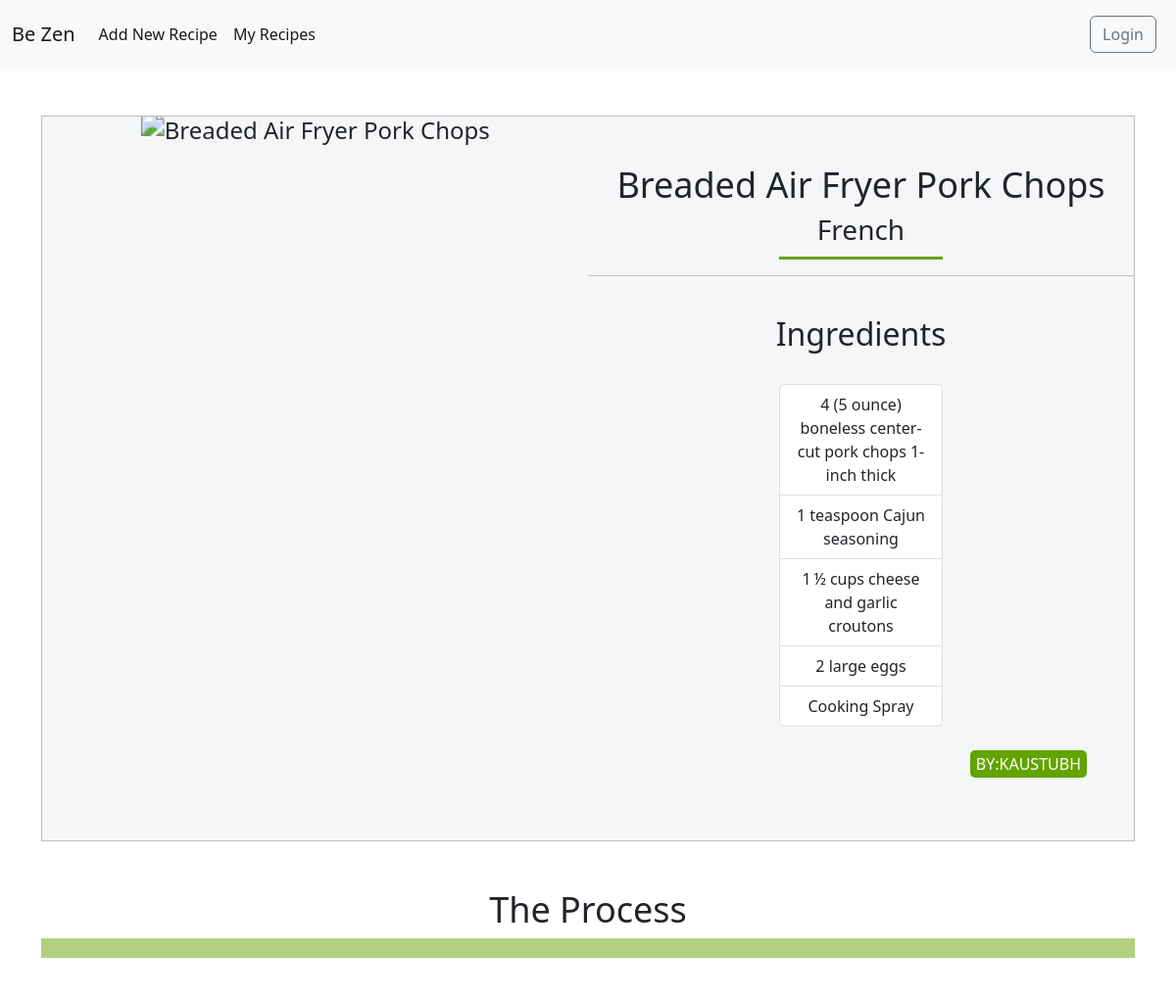
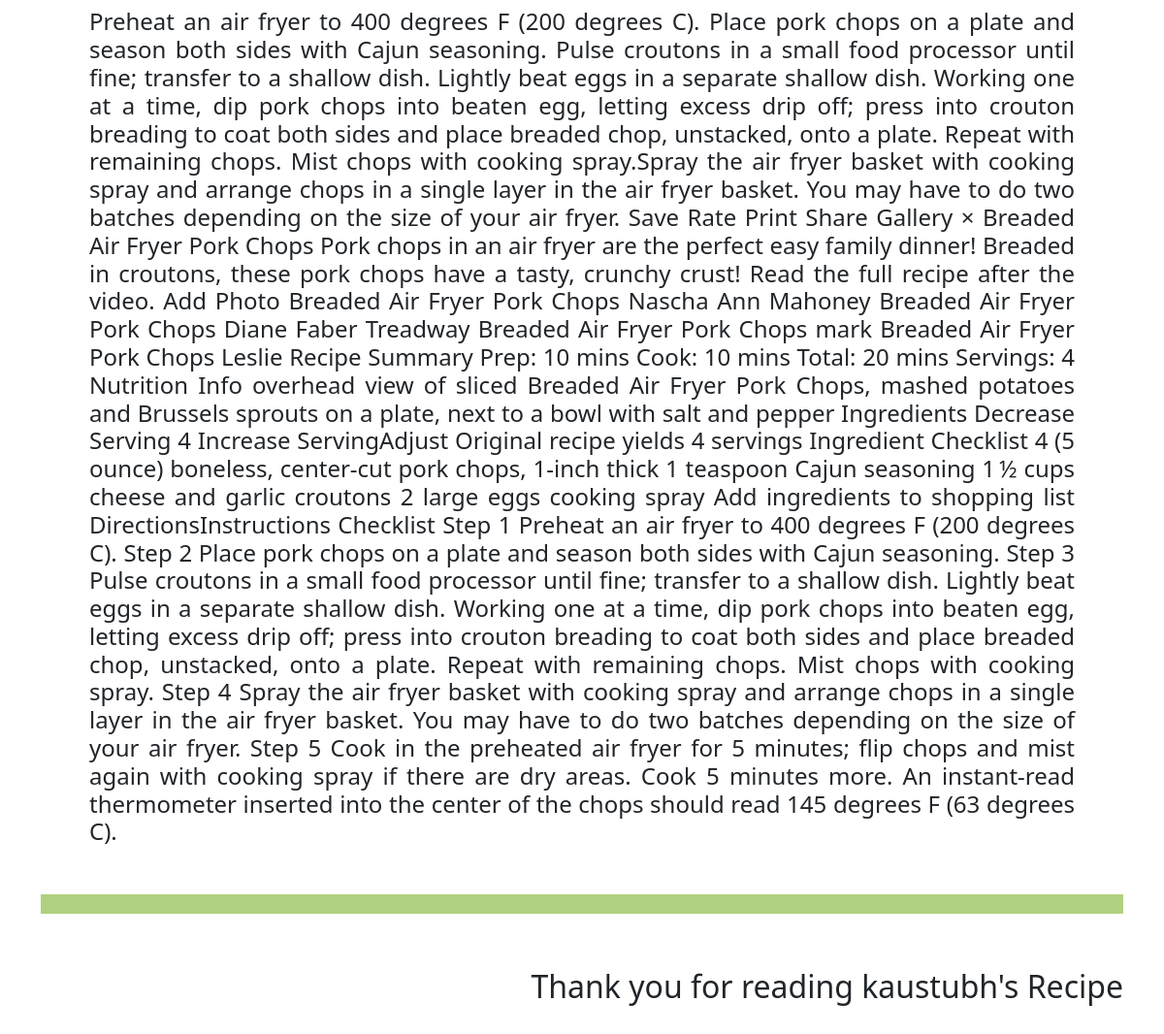
The app's page /recipes/French/10 with its own data (2 pictures, top to bottom).
### app/models.py (models this page shows, shortened)
class Recipe(models.Model):
    id = models.AutoField(primary_key=True)
    owner = models.ForeignKey(User, on_delete=models.CASCADE, default=1)
    recipe_name =  models.CharField(max_length=1000, default="")
    recipe_description =  models.TextField(max_length=10000, default="")
    ingredients =  models.CharField(max_length=10000, default="")
    category =  models.CharField(max_length=1000, default="")
    images = models.ImageField(upload_to='images/', default="")
    image = models.CharField(max_length=1000, default="")

### app/views.py (the view)
# urls.py: path("recipes/<category>/<id>", views.view_recipe, name="view_recipe")
def view_recipe(request, category, id):
    recipe = Recipe.objects.get(id=id)
    return render(request, "app/view_recipe.html", {'recipe': recipe})

### app/templates/app/view_recipe.html (shortened to what this page needs)
{% extends "app/base.html" %}
{% block content %}
{% load crispy_forms_tags %}
<div class="container py-5">
    <div class="container top">
        <div class="image">
            <img src="{{recipe.image}}" alt="{{recipe.recipe_name}}">
        </div>
        <div class="desc my-5">
            <h1 class="heading">{{recipe.recipe_name}}</h1>
            <h3 class="owner">{{recipe.category}}</h3>
            <hr>
            <br>
            <h2>Ingredients</h2>
            <br>
            <ul class="list-group ingredients" id="ingredients">
            </ul>
            <br>
            <p class="owner mx-5">by:{{recipe.owner}}</p>
        </div>
    </div>
    <br><br>
    <div class="recipe">
        <h1 class="heading">The Process</h1>
        <h4 class="process" style="text-align: justify;">{{recipe.recipe_description}}</h4>
    </div>
    <h2 class="my-5" style="float: right;">Thank you for reading {{recipe.owner}}'s Recipe</h2>
</div>
{% endblock %}

### app/templates/app/view_recipe.html (style rules this page uses)
h1.heading { font-size: 3vw !important; text-align: center; }
div.top { display: flex; border: 1px solid rgba(128, 128, 128, 0.477); padding: 0; background-color: #abb8c320; }
div.image, div.desc { flex: none; width: 50%; text-align: center; overflow: hidden; }
div.image img { transform: scale(1.5); width: 100%; height: 100%; }
ul.ingredients { width: 30%; margin: auto; }
p.owner { float: right; background: rgb(98, 163, 0); width: max-content; padding: 2px 6px; color: white; border-radius: 5px; text-transform: uppercase; }
h3.owner { border-bottom: 3px solid rgb(98, 163, 0); padding-bottom: 10px; width: 30%; margin: auto; }
h4.process { padding: 50px; border-top: 20px solid rgba(98, 163, 0, 0.499); border-bottom: 20px solid rgb(98, 163, 0, 0.499); }

### records on screen
Recipe: recipe_name "Breaded Air Fryer Pork Chops", category "French", owner "KAUSTUBH", recipe_description "Preheat an air fryer to 400 degrees F (200 degrees C). Place pork chops on a plate and season both sides with Cajun seasoning. Pulse croutons in a small food processor until fine; transfer to a shallow dish. Lightly beat eggs in a separate shallow dish. Working one at a time, dip pork chops into beaten egg, letting excess drip off; press into crouton breading to coat both sides and place breaded chop, unstacked, onto a plate. Repeat with remaining chops. Mist chops with cooking spray.Spray the air fryer basket with cooking spray and arrange chops in a single layer in the air fryer basket. You may have to do two batches depending on the size of your air fryer. Save Rate Print Share Gallery ×…", owner "kaustubh"
